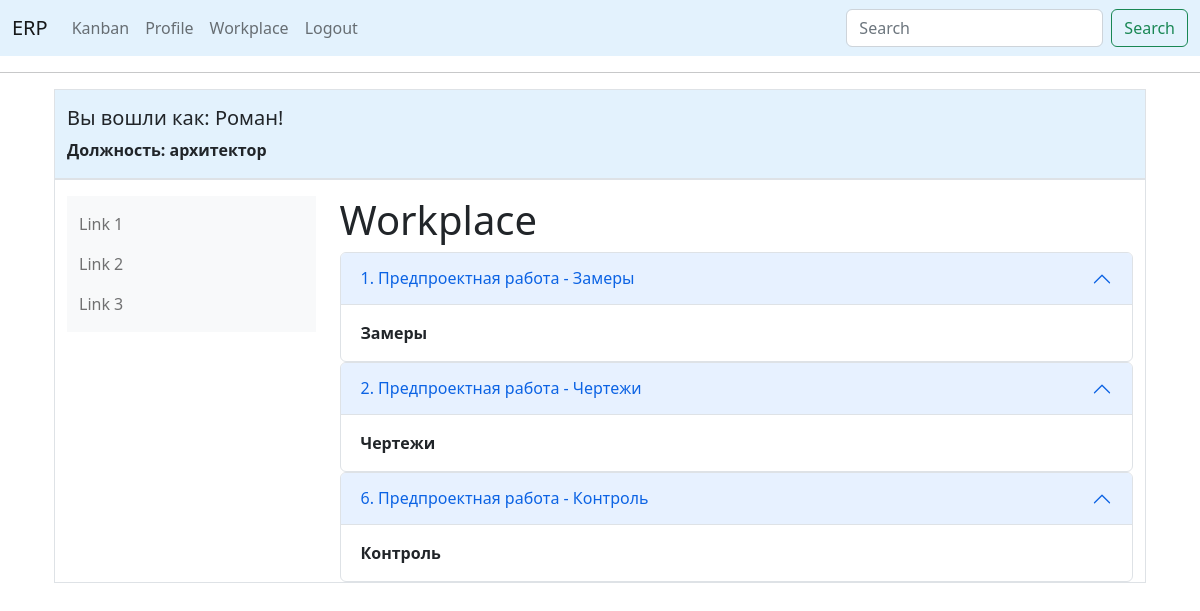
Before: /workplace (signed in) with the older database file.
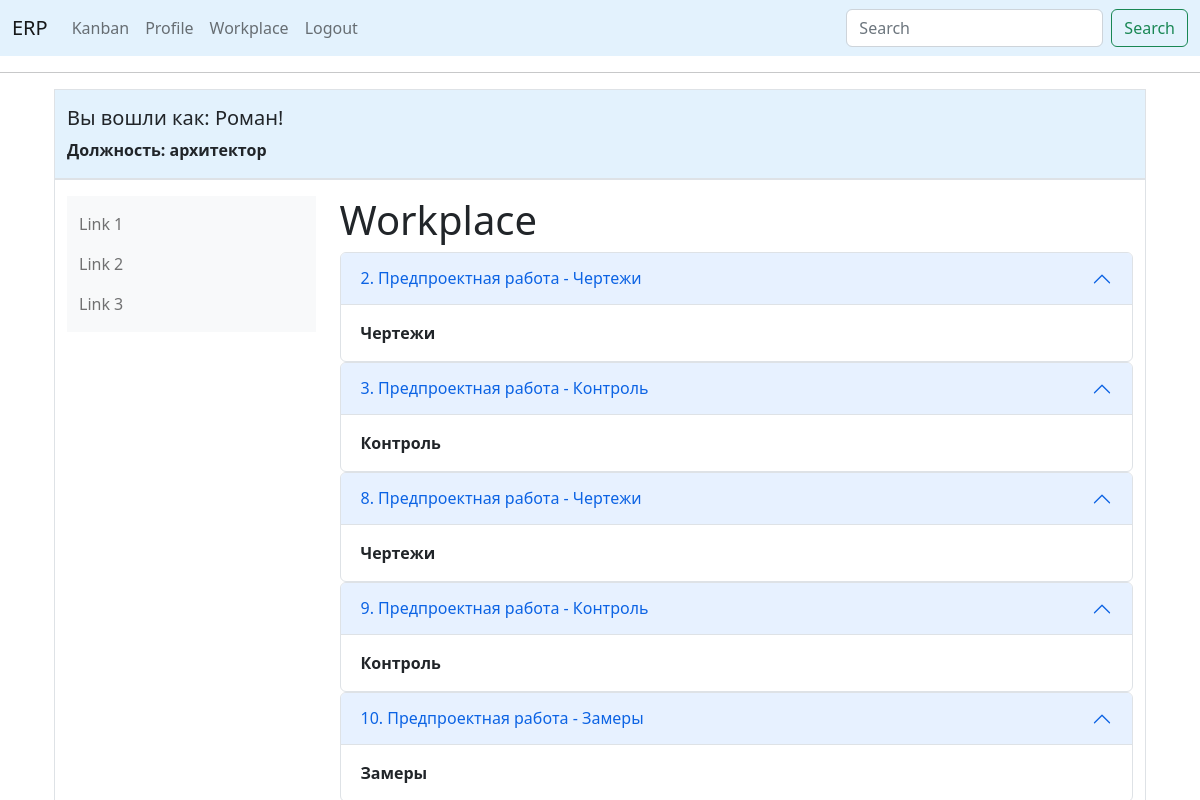
After: the same page with the newer database file.
### app/models.py (models this page shows, shortened)
class PreProduct(db.Model):
    id = db.Column(db.Integer, primary_key=True)
    number_order_client = db.Column(db.Integer, db.ForeignKey('order_client.id'), nullable=False)
    work_type = db.Column(db.Integer, db.ForeignKey('works.id'), nullable=False)
    set_worker = db.Column(db.Integer, db.ForeignKey('user.id'))
    work = db.relationship('Works', backref='work', lazy='subquery')
    worker = db.relationship('User', backref='worker', lazy='subquery')

class Works(db.Model):
    id = db.Column(db.Integer, primary_key=True)
    work_title = db.Column(db.String(150))
    work_type = db.Column(db.String(150))

### app/routes.py (the view)
@app.route('/workplace', methods=['GET', 'POST'])
@login_required
def workplace():
    order_manufacture = PreProduct.query.filter_by(set_worker=current_user.id).all()
    return render_template("workplace.html", title='Workplace', order_manufacture=order_manufacture)

### app/models.py (called while the page is built)
@login.user_loader
def load_user(id):
    return User.query.get(int(id))

### app/templates/workplace.html
{% if current_user.specialization_id is ne(2)%}
{% extends "base_bootstrap.html" %}
{% else %}
{% extends "base.html" %}
{% endif %}
{% block content %}
<h1>Workplace</h1>
{% for order in order_manufacture %}
<div class="accordion" id="accordionPanelsStayOpenExample">
  <div class="accordion-item">
    <h2 class="accordion-header" id="panelsStayOpen-headingOne">
      <button class="accordion-button" type="button" data-bs-toggle="collapse" data-bs-target="#panelsStayOpen-collapseOne" aria-expanded="true" aria-controls="panelsStayOpen-collapseOne">
        {{order.id}}. {{order.work.work_title}} - {{order.work.work_type}}
      </button>
    </h2>
    <div id="panelsStayOpen-collapseOne" class="accordion-collapse collapse show" aria-labelledby="panelsStayOpen-headingOne">
      <div class="accordion-body">
        <strong>{{order.work.work_type}}</strong>
      </div>
    </div>
  </div>
</div>
{% endfor%}
{% endblock %}

Changed rows visible on the page:
no longer on this page (row edited): PreProduct: id "1", work.work_title "Предпроектная работа", work.work_type "Замеры"
no longer on this page (row edited): PreProduct: id "6", work.work_title "Предпроектная работа", work.work_type "Контроль"
now on this page (row edited): PreProduct: id "3", work.work_title "Предпроектная работа", work.work_type "Контроль"
added PreProduct: id "8", work.work_title "Предпроектная работа", work.work_type "Чертежи"
added PreProduct: id "9", work.work_title "Предпроектная работа", work.work_type "Контроль"
added PreProduct: id "10", work.work_title "Предпроектная работа", work.work_type "Замеры"
